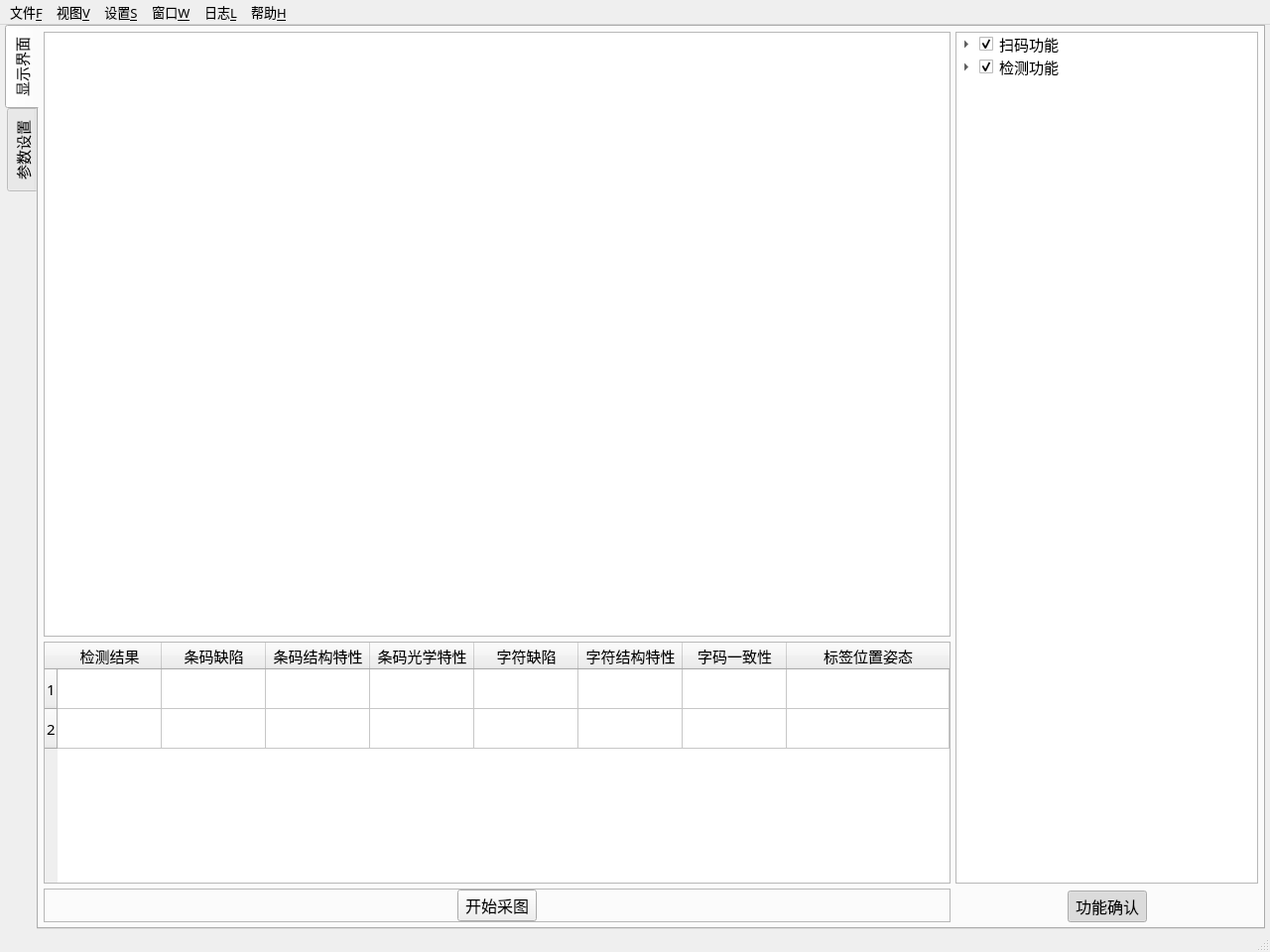
<?xml version="1.0" encoding="UTF-8"?>
<ui version="4.0">
 <class>MainWindow</class>
 <widget class="QMainWindow" name="MainWindow">
  <property name="geometry">
   <rect>
    <x>0</x>
    <y>0</y>
    <width>1280</width>
    <height>960</height>
   </rect>
  </property>
  <property name="font">
   <font>
    <family>Adobe Heiti Std</family>
    <pointsize>10</pointsize>
    <weight>50</weight>
    <bold>false</bold>
   </font>
  </property>
  <property name="windowTitle">
   <string>智能相机</string>
  </property>
  <property name="windowIcon">
   <iconset resource="icons/Rose.qrc">
    <normaloff>:/Rose/camera.svg</normaloff>:/Rose/camera.svg</iconset>
  </property>
  <property name="windowOpacity">
   <double>1.000000000000000</double>
  </property>
  <property name="iconSize">
   <size>
    <width>20</width>
    <height>20</height>
   </size>
  </property>
  <widget class="QWidget" name="centralwidget">
   <property name="font">
    <font>
     <family>Adobe 黑体 Std R</family>
     <pointsize>12</pointsize>
     <weight>50</weight>
     <bold>false</bold>
    </font>
   </property>
   <layout class="QGridLayout" name="gridLayout">
    <property name="leftMargin">
     <number>5</number>
    </property>
    <property name="topMargin">
     <number>0</number>
    </property>
    <property name="rightMargin">
     <number>5</number>
    </property>
    <property name="bottomMargin">
     <number>0</number>
    </property>
    <property name="spacing">
     <number>0</number>
    </property>
    <item row="0" column="0">
     <widget class="QTabWidget" name="tabWidget">
      <property name="sizePolicy">
       <sizepolicy hsizetype="Preferred" vsizetype="Preferred">
        <horstretch>0</horstretch>
        <verstretch>0</verstretch>
       </sizepolicy>
      </property>
      <property name="font">
       <font>
        <family>Adobe 黑体 Std R</family>
        <pointsize>11</pointsize>
        <weight>50</weight>
        <bold>false</bold>
       </font>
      </property>
      <property name="tabPosition">
       <enum>QTabWidget::West</enum>
      </property>
      <property name="tabShape">
       <enum>QTabWidget::Rounded</enum>
      </property>
      <property name="currentIndex">
       <number>0</number>
      </property>
      <property name="iconSize">
       <size>
        <width>20</width>
        <height>20</height>
       </size>
      </property>
      <property name="documentMode">
       <bool>false</bool>
      </property>
      <property name="tabsClosable">
       <bool>false</bool>
      </property>
      <property name="movable">
       <bool>true</bool>
      </property>
      <property name="tabBarAutoHide">
       <bool>true</bool>
      </property>
      <widget class="QWidget" name="imageShow_table">
       <property name="font">
        <font>
         <family>Adobe 黑体 Std R</family>
         <pointsize>11</pointsize>
         <weight>50</weight>
         <bold>false</bold>
        </font>
       </property>
       <attribute name="icon">
        <iconset resource="icons/Rose.qrc">
         <normaloff>:/Rose/camera.svg</normaloff>:/Rose/camera.svg</iconset>
       </attribute>
       <attribute name="title">
        <string>显示界面</string>
       </attribute>
       <layout class="QGridLayout" name="gridLayout_2" columnstretch="3,1" columnminimumwidth="0,0">
        <property name="leftMargin">
         <number>5</number>
        </property>
        <property name="topMargin">
         <number>5</number>
        </property>
        <property name="rightMargin">
         <number>5</number>
        </property>
        <property name="bottomMargin">
         <number>5</number>
        </property>
        <property name="spacing">
         <number>5</number>
        </property>
        <item row="0" column="0">
         <layout class="QVBoxLayout" name="verticalLayout" stretch="5,2,0">
          <property name="spacing">
           <number>5</number>
          </property>
          <item>
           <widget class="QGraphicsView" name="imageInput_img"/>
          </item>
          <item>
           <widget class="QTableWidget" name="tableWidget">
            <property name="showGrid">
             <bool>true</bool>
            </property>
            <property name="sortingEnabled">
             <bool>true</bool>
            </property>
            <attribute name="horizontalHeaderVisible">
             <bool>true</bool>
            </attribute>
            <attribute name="horizontalHeaderCascadingSectionResizes">
             <bool>false</bool>
            </attribute>
            <attribute name="horizontalHeaderMinimumSectionSize">
             <number>100</number>
            </attribute>
            <attribute name="horizontalHeaderDefaultSectionSize">
             <number>105</number>
            </attribute>
            <attribute name="horizontalHeaderShowSortIndicator" stdset="0">
             <bool>false</bool>
            </attribute>
            <attribute name="horizontalHeaderStretchLastSection">
             <bool>true</bool>
            </attribute>
            <attribute name="verticalHeaderMinimumSectionSize">
             <number>30</number>
            </attribute>
            <attribute name="verticalHeaderDefaultSectionSize">
             <number>40</number>
            </attribute>
            <attribute name="verticalHeaderShowSortIndicator" stdset="0">
             <bool>true</bool>
            </attribute>
            <attribute name="verticalHeaderStretchLastSection">
             <bool>false</bool>
            </attribute>
            <row>
             <property name="text">
              <string>1</string>
             </property>
            </row>
            <row>
             <property name="text">
              <string>2</string>
             </property>
            </row>
            <column>
             <property name="text">
              <string>检测结果</string>
             </property>
            </column>
            <column>
             <property name="text">
              <string>条码缺陷</string>
             </property>
            </column>
            <column>
             <property name="text">
              <string>条码结构特性</string>
             </property>
            </column>
            <column>
             <property name="text">
              <string>条码光学特性</string>
             </property>
            </column>
            <column>
             <property name="text">
              <string>字符缺陷</string>
             </property>
            </column>
            <column>
             <property name="text">
              <string>字符结构特性</string>
             </property>
            </column>
            <column>
             <property name="text">
              <string>字码一致性</string>
             </property>
            </column>
            <column>
             <property name="text">
              <string>标签位置姿态</string>
             </property>
            </column>
           </widget>
          </item>
          <item>
           <widget class="QFrame" name="frame">
            <property name="frameShape">
             <enum>QFrame::StyledPanel</enum>
            </property>
            <property name="frameShadow">
             <enum>QFrame::Raised</enum>
            </property>
            <layout class="QHBoxLayout" name="horizontalLayout_3" stretch="0,0,0">
             <property name="spacing">
              <number>0</number>
             </property>
             <property name="leftMargin">
              <number>0</number>
             </property>
             <property name="topMargin">
              <number>0</number>
             </property>
             <property name="rightMargin">
              <number>0</number>
             </property>
             <property name="bottomMargin">
              <number>0</number>
             </property>
             <item>
              <spacer name="horizontalSpacer">
               <property name="orientation">
                <enum>Qt::Horizontal</enum>
               </property>
               <property name="sizeHint" stdset="0">
                <size>
                 <width>394</width>
                 <height>20</height>
                </size>
               </property>
              </spacer>
             </item>
             <item>
              <widget class="QPushButton" name="imageCapture">
               <property name="sizePolicy">
                <sizepolicy hsizetype="Minimum" vsizetype="Fixed">
                 <horstretch>0</horstretch>
                 <verstretch>0</verstretch>
                </sizepolicy>
               </property>
               <property name="font">
                <font>
                 <family>Adobe 黑体 Std R</family>
                 <pointsize>12</pointsize>
                 <weight>50</weight>
                 <bold>false</bold>
                </font>
               </property>
               <property name="mouseTracking">
                <bool>false</bool>
               </property>
               <property name="toolTip">
                <string>&lt;html&gt;&lt;head/&gt;&lt;body&gt;&lt;p&gt;开始采集图像 Ctrl+P&lt;/p&gt;&lt;/body&gt;&lt;/html&gt;</string>
               </property>
               <property name="statusTip">
                <string>图像采集中</string>
               </property>
               <property name="layoutDirection">
                <enum>Qt::LeftToRight</enum>
               </property>
               <property name="autoFillBackground">
                <bool>false</bool>
               </property>
               <property name="styleSheet">
                <string notr="true"/>
               </property>
               <property name="text">
                <string>开始采图</string>
               </property>
               <property name="icon">
                <iconset resource="icons/Rose.qrc">
                 <normaloff>:/Rose/start.svg</normaloff>:/Rose/start.svg</iconset>
               </property>
               <property name="shortcut">
                <string>Ctrl+P</string>
               </property>
               <property name="checkable">
                <bool>true</bool>
               </property>
               <property name="autoDefault">
                <bool>false</bool>
               </property>
               <property name="flat">
                <bool>false</bool>
               </property>
              </widget>
             </item>
             <item>
              <spacer name="horizontalSpacer_2">
               <property name="orientation">
                <enum>Qt::Horizontal</enum>
               </property>
               <property name="sizeHint" stdset="0">
                <size>
                 <width>309</width>
                 <height>20</height>
                </size>
               </property>
              </spacer>
             </item>
            </layout>
           </widget>
          </item>
         </layout>
        </item>
        <item row="0" column="1">
         <layout class="QVBoxLayout" name="verticalLayout_2">
          <property name="spacing">
           <number>7</number>
          </property>
          <item>
           <widget class="QTreeWidget" name="treeWidget">
            <property name="selectionMode">
             <enum>QAbstractItemView::ContiguousSelection</enum>
            </property>
            <property name="autoExpandDelay">
             <number>-1</number>
            </property>
            <property name="rootIsDecorated">
             <bool>true</bool>
            </property>
            <property name="uniformRowHeights">
             <bool>false</bool>
            </property>
            <property name="itemsExpandable">
             <bool>true</bool>
            </property>
            <property name="animated">
             <bool>true</bool>
            </property>
            <property name="allColumnsShowFocus">
             <bool>false</bool>
            </property>
            <property name="headerHidden">
             <bool>true</bool>
            </property>
            <attribute name="headerVisible">
             <bool>false</bool>
            </attribute>
            <attribute name="headerCascadingSectionResizes">
             <bool>false</bool>
            </attribute>
            <attribute name="headerDefaultSectionSize">
             <number>33</number>
            </attribute>
            <attribute name="headerHighlightSections">
             <bool>true</bool>
            </attribute>
            <attribute name="headerStretchLastSection">
             <bool>true</bool>
            </attribute>
            <column>
             <property name="text">
              <string>功能选项</string>
             </property>
            </column>
            <item>
             <property name="text">
              <string>扫码功能</string>
             </property>
             <property name="checkState">
              <enum>Checked</enum>
             </property>
             <item>
              <property name="text">
               <string>一维码</string>
              </property>
              <property name="checkState">
               <enum>Checked</enum>
              </property>
              <item>
               <property name="text">
                <string>商品码</string>
               </property>
               <property name="checkState">
                <enum>Checked</enum>
               </property>
               <item>
                <property name="text">
                 <string>UPC-A</string>
                </property>
                <property name="checkState">
                 <enum>Checked</enum>
                </property>
               </item>
               <item>
                <property name="text">
                 <string>UPC-E</string>
                </property>
                <property name="checkState">
                 <enum>Checked</enum>
                </property>
               </item>
               <item>
                <property name="text">
                 <string>EAN-8</string>
                </property>
                <property name="checkState">
                 <enum>Checked</enum>
                </property>
               </item>
               <item>
                <property name="text">
                 <string>EAN-13</string>
                </property>
                <property name="checkState">
                 <enum>Checked</enum>
                </property>
               </item>
               <item>
                <property name="text">
                 <string>UPC/EAN Extension 2/5</string>
                </property>
                <property name="checkState">
                 <enum>Checked</enum>
                </property>
               </item>
              </item>
              <item>
               <property name="text">
                <string>工业码</string>
               </property>
               <property name="checkState">
                <enum>Checked</enum>
               </property>
               <item>
                <property name="text">
                 <string>Code 39</string>
                </property>
                <property name="checkState">
                 <enum>Checked</enum>
                </property>
               </item>
               <item>
                <property name="text">
                 <string>Code 93</string>
                </property>
                <property name="checkState">
                 <enum>Checked</enum>
                </property>
               </item>
               <item>
                <property name="text">
                 <string>Code 128</string>
                </property>
                <property name="checkState">
                 <enum>Checked</enum>
                </property>
               </item>
               <item>
                <property name="text">
                 <string>Codebar</string>
                </property>
                <property name="checkState">
                 <enum>Checked</enum>
                </property>
               </item>
               <item>
                <property name="text">
                 <string>ITF</string>
                </property>
                <property name="checkState">
                 <enum>Checked</enum>
                </property>
               </item>
              </item>
             </item>
             <item>
              <property name="text">
               <string>二维码</string>
              </property>
              <property name="checkState">
               <enum>Checked</enum>
              </property>
              <item>
               <property name="text">
                <string>QR Code</string>
               </property>
               <property name="checkState">
                <enum>Checked</enum>
               </property>
              </item>
              <item>
               <property name="text">
                <string>Data Matrix</string>
               </property>
               <property name="checkState">
                <enum>Checked</enum>
               </property>
              </item>
              <item>
               <property name="text">
                <string>Aztec</string>
               </property>
               <property name="checkState">
                <enum>Checked</enum>
               </property>
              </item>
              <item>
               <property name="text">
                <string>PDF 417</string>
               </property>
               <property name="checkState">
                <enum>Checked</enum>
               </property>
              </item>
              <item>
               <property name="text">
                <string>MaxiCode</string>
               </property>
               <property name="checkState">
                <enum>Checked</enum>
               </property>
              </item>
              <item>
               <property name="text">
                <string>RSS-14</string>
               </property>
               <property name="checkState">
                <enum>Checked</enum>
               </property>
              </item>
              <item>
               <property name="text">
                <string>RSS-Expanded</string>
               </property>
               <property name="checkState">
                <enum>Checked</enum>
               </property>
              </item>
             </item>
            </item>
            <item>
             <property name="text">
              <string>检测功能</string>
             </property>
             <property name="checkState">
              <enum>Checked</enum>
             </property>
             <item>
              <property name="text">
               <string>条码检测</string>
              </property>
              <property name="checkState">
               <enum>Checked</enum>
              </property>
              <item>
               <property name="text">
                <string>条码缺陷</string>
               </property>
               <property name="checkState">
                <enum>Checked</enum>
               </property>
              </item>
              <item>
               <property name="text">
                <string>条码结构特性</string>
               </property>
               <property name="checkState">
                <enum>Checked</enum>
               </property>
              </item>
              <item>
               <property name="text">
                <string>条码光学特性</string>
               </property>
               <property name="checkState">
                <enum>Checked</enum>
               </property>
              </item>
              <item>
               <property name="text">
                <string>标签位置姿态</string>
               </property>
               <property name="checkState">
                <enum>Checked</enum>
               </property>
              </item>
             </item>
             <item>
              <property name="text">
               <string>字符检测</string>
              </property>
              <property name="checkState">
               <enum>Checked</enum>
              </property>
              <item>
               <property name="text">
                <string>字符缺陷</string>
               </property>
               <property name="checkState">
                <enum>Checked</enum>
               </property>
              </item>
              <item>
               <property name="text">
                <string>字码一致性</string>
               </property>
               <property name="checkState">
                <enum>Checked</enum>
               </property>
              </item>
              <item>
               <property name="text">
                <string>字符结构特性</string>
               </property>
               <property name="checkState">
                <enum>Checked</enum>
               </property>
              </item>
             </item>
            </item>
           </widget>
          </item>
          <item>
           <widget class="QFrame" name="frame_2">
            <layout class="QHBoxLayout" name="horizontalLayout_4">
             <property name="spacing">
              <number>0</number>
             </property>
             <property name="leftMargin">
              <number>0</number>
             </property>
             <property name="topMargin">
              <number>0</number>
             </property>
             <property name="rightMargin">
              <number>0</number>
             </property>
             <property name="bottomMargin">
              <number>0</number>
             </property>
             <item>
              <spacer name="horizontalSpacer_3">
               <property name="orientation">
                <enum>Qt::Horizontal</enum>
               </property>
               <property name="sizeHint" stdset="0">
                <size>
                 <width>40</width>
                 <height>20</height>
                </size>
               </property>
              </spacer>
             </item>
             <item>
              <widget class="QPushButton" name="pushButton">
               <property name="font">
                <font>
                 <family>Adobe 黑体 Std R</family>
                 <pointsize>12</pointsize>
                 <weight>50</weight>
                 <bold>false</bold>
                </font>
               </property>
               <property name="text">
                <string>功能确认</string>
               </property>
               <property name="checkable">
                <bool>true</bool>
               </property>
               <property name="checked">
                <bool>true</bool>
               </property>
              </widget>
             </item>
             <item>
              <spacer name="horizontalSpacer_4">
               <property name="orientation">
                <enum>Qt::Horizontal</enum>
               </property>
               <property name="sizeHint" stdset="0">
                <size>
                 <width>40</width>
                 <height>20</height>
                </size>
               </property>
              </spacer>
             </item>
            </layout>
           </widget>
          </item>
         </layout>
        </item>
       </layout>
      </widget>
      <widget class="QWidget" name="parameter_table">
       <property name="font">
        <font>
         <family>Adobe 黑体 Std R</family>
         <pointsize>12</pointsize>
         <weight>50</weight>
         <bold>false</bold>
        </font>
       </property>
       <attribute name="icon">
        <iconset resource="icons/Rose.qrc">
         <normaloff>:/Rose/save.svg</normaloff>:/Rose/save.svg</iconset>
       </attribute>
       <attribute name="title">
        <string>参数设置</string>
       </attribute>
       <layout class="QGridLayout" name="gridLayout_3">
        <property name="leftMargin">
         <number>0</number>
        </property>
        <property name="topMargin">
         <number>0</number>
        </property>
        <property name="rightMargin">
         <number>0</number>
        </property>
        <property name="bottomMargin">
         <number>0</number>
        </property>
        <property name="spacing">
         <number>0</number>
        </property>
        <item row="0" column="0">
         <widget class="QScrollArea" name="scrollArea">
          <property name="font">
           <font>
            <family>Adobe 黑体 Std R</family>
            <pointsize>12</pointsize>
            <weight>50</weight>
            <bold>false</bold>
           </font>
          </property>
          <property name="autoFillBackground">
           <bool>false</bool>
          </property>
          <property name="styleSheet">
           <string notr="true">background-color:transparent;</string>
          </property>
          <property name="frameShape">
           <enum>QFrame::NoFrame</enum>
          </property>
          <property name="frameShadow">
           <enum>QFrame::Plain</enum>
          </property>
          <property name="lineWidth">
           <number>0</number>
          </property>
          <property name="verticalScrollBarPolicy">
           <enum>Qt::ScrollBarAlwaysOn</enum>
          </property>
          <property name="horizontalScrollBarPolicy">
           <enum>Qt::ScrollBarAlwaysOn</enum>
          </property>
          <property name="widgetResizable">
           <bool>true</bool>
          </property>
          <widget class="QWidget" name="scrollAreaWidgetContents">
           <property name="geometry">
            <rect>
             <x>0</x>
             <y>0</y>
             <width>1224</width>
             <height>904</height>
            </rect>
           </property>
           <property name="font">
            <font>
             <family>Adobe 黑体 Std R</family>
             <pointsize>11</pointsize>
             <weight>50</weight>
             <bold>false</bold>
            </font>
           </property>
           <layout class="QGridLayout" name="gridLayout_4">
            <property name="leftMargin">
             <number>5</number>
            </property>
            <property name="topMargin">
             <number>5</number>
            </property>
            <property name="rightMargin">
             <number>0</number>
            </property>
            <property name="bottomMargin">
             <number>0</number>
            </property>
            <property name="spacing">
             <number>0</number>
            </property>
            <item row="0" column="0">
             <widget class="QToolBox" name="toolBox">
              <property name="font">
               <font>
                <family>Adobe 黑体 Std R</family>
                <pointsize>12</pointsize>
                <weight>50</weight>
                <bold>false</bold>
               </font>
              </property>
              <property name="currentIndex">
               <number>0</number>
              </property>
              <property name="tabSpacing">
               <number>5</number>
              </property>
              <widget class="QWidget" name="codesacn_para">
               <property name="geometry">
                <rect>
                 <x>0</x>
                 <y>0</y>
                 <width>1219</width>
                 <height>841</height>
                </rect>
               </property>
               <property name="font">
                <font>
                 <family>Adobe 黑体 Std R</family>
                 <pointsize>12</pointsize>
                 <weight>50</weight>
                 <bold>false</bold>
                </font>
               </property>
               <attribute name="label">
                <string>扫码参数</string>
               </attribute>
               <layout class="QGridLayout" name="gridLayout_5">
                <property name="leftMargin">
                 <number>0</number>
                </property>
                <property name="topMargin">
                 <number>0</number>
                </property>
                <property name="rightMargin">
                 <number>0</number>
                </property>
                <property name="bottomMargin">
                 <number>0</number>
                </property>
                <property name="spacing">
                 <number>0</number>
                </property>
                <item row="0" column="0">
                 <widget class="QScrollArea" name="scrollArea_2">
                  <property name="font">
                   <font>
                    <family>Adobe 黑体 Std R</family>
                    <pointsize>12</pointsize>
                    <weight>50</weight>
                    <bold>false</bold>
                   </font>
                  </property>
                  <property name="frameShape">
                   <enum>QFrame::Box</enum>
                  </property>
                  <property name="frameShadow">
                   <enum>QFrame::Plain</enum>
                  </property>
                  <property name="verticalScrollBarPolicy">
                   <enum>Qt::ScrollBarAlwaysOn</enum>
                  </property>
                  <property name="horizontalScrollBarPolicy">
                   <enum>Qt::ScrollBarAlwaysOn</enum>
                  </property>
                  <property name="widgetResizable">
                   <bool>true</bool>
                  </property>
                  <widget class="QWidget" name="scrollAreaWidgetContents_2">
                   <property name="geometry">
                    <rect>
                     <x>0</x>
                     <y>0</y>
                     <width>1204</width>
                     <height>826</height>
                    </rect>
                   </property>
                   <property name="font">
                    <font>
                     <family>Adobe 黑体 Std R</family>
                     <pointsize>12</pointsize>
                     <weight>50</weight>
                     <bold>false</bold>
                    </font>
                   </property>
                  </widget>
                 </widget>
                </item>
               </layout>
              </widget>
              <widget class="QWidget" name="detect_para">
               <property name="geometry">
                <rect>
                 <x>0</x>
                 <y>0</y>
                 <width>87</width>
                 <height>59</height>
                </rect>
               </property>
               <property name="font">
                <font>
                 <family>Adobe 黑体 Std R</family>
                 <pointsize>12</pointsize>
                 <weight>50</weight>
                 <bold>false</bold>
                </font>
               </property>
               <attribute name="label">
                <string>检测参数</string>
               </attribute>
               <layout class="QGridLayout" name="gridLayout_6">
                <property name="leftMargin">
                 <number>0</number>
                </property>
                <property name="topMargin">
                 <number>0</number>
                </property>
                <property name="rightMargin">
                 <number>0</number>
                </property>
                <property name="bottomMargin">
                 <number>0</number>
                </property>
                <property name="spacing">
                 <number>0</number>
                </property>
                <item row="0" column="0">
                 <widget class="QScrollArea" name="scrollArea_3">
                  <property name="font">
                   <font>
                    <family>Adobe 黑体 Std R</family>
                    <pointsize>12</pointsize>
                    <weight>50</weight>
                    <bold>false</bold>
                   </font>
                  </property>
                  <property name="frameShape">
                   <enum>QFrame::Box</enum>
                  </property>
                  <property name="frameShadow">
                   <enum>QFrame::Plain</enum>
                  </property>
                  <property name="verticalScrollBarPolicy">
                   <enum>Qt::ScrollBarAlwaysOn</enum>
                  </property>
                  <property name="horizontalScrollBarPolicy">
                   <enum>Qt::ScrollBarAlwaysOn</enum>
                  </property>
                  <property name="widgetResizable">
                   <bool>true</bool>
                  </property>
                  <widget class="QWidget" name="scrollAreaWidgetContents_3">
                   <property name="geometry">
                    <rect>
                     <x>0</x>
                     <y>0</y>
                     <width>72</width>
                     <height>44</height>
                    </rect>
                   </property>
                   <property name="font">
                    <font>
                     <family>Adobe 黑体 Std R</family>
                     <pointsize>12</pointsize>
                     <weight>50</weight>
                     <bold>false</bold>
                    </font>
                   </property>
                  </widget>
                 </widget>
                </item>
               </layout>
              </widget>
             </widget>
            </item>
           </layout>
          </widget>
         </widget>
        </item>
       </layout>
      </widget>
     </widget>
    </item>
   </layout>
  </widget>
  <widget class="QMenuBar" name="menubar">
   <property name="geometry">
    <rect>
     <x>0</x>
     <y>0</y>
     <width>1280</width>
     <height>19</height>
    </rect>
   </property>
   <property name="font">
    <font>
     <family>Adobe 黑体 Std R</family>
     <pointsize>10</pointsize>
     <weight>50</weight>
     <bold>false</bold>
    </font>
   </property>
   <widget class="QMenu" name="file">
    <property name="geometry">
     <rect>
      <x>265</x>
      <y>111</y>
      <width>119</width>
      <height>91</height>
     </rect>
    </property>
    <property name="title">
     <string>文件&amp;F</string>
    </property>
    <addaction name="open"/>
    <addaction name="save"/>
    <addaction name="saveAs"/>
   </widget>
   <widget class="QMenu" name="log">
    <property name="title">
     <string>日志&amp;L</string>
    </property>
    <addaction name="showLog"/>
    <addaction name="logLocation"/>
   </widget>
   <widget class="QMenu" name="help">
    <property name="title">
     <string>帮助&amp;H</string>
    </property>
    <addaction name="tutorials"/>
    <addaction name="separator"/>
    <addaction name="about"/>
   </widget>
   <widget class="QMenu" name="view">
    <property name="title">
     <string>视图&amp;V</string>
    </property>
    <addaction name="function"/>
   </widget>
   <widget class="QMenu" name="setting">
    <property name="title">
     <string>设置&amp;S</string>
    </property>
    <addaction name="actionzhuto"/>
    <addaction name="actionziti"/>
   </widget>
   <widget class="QMenu" name="window">
    <property name="title">
     <string>窗口&amp;W</string>
    </property>
    <addaction name="minimize"/>
   </widget>
   <addaction name="file"/>
   <addaction name="view"/>
   <addaction name="setting"/>
   <addaction name="window"/>
   <addaction name="log"/>
   <addaction name="help"/>
  </widget>
  <widget class="QStatusBar" name="statusbar">
   <property name="font">
    <font>
     <family>Adobe 黑体 Std R</family>
     <pointsize>10</pointsize>
     <weight>50</weight>
     <bold>false</bold>
    </font>
   </property>
  </widget>
  <action name="tutorials">
   <property name="text">
    <string>教程&amp;T</string>
   </property>
  </action>
  <action name="about">
   <property name="text">
    <string>关于&amp;A</string>
   </property>
  </action>
  <action name="showLog">
   <property name="text">
    <string>查看当前日志&amp;E</string>
   </property>
  </action>
  <action name="open">
   <property name="text">
    <string>打开&amp;O</string>
   </property>
   <property name="shortcut">
    <string>Ctrl+O</string>
   </property>
  </action>
  <action name="save">
   <property name="text">
    <string>保存&amp;S</string>
   </property>
   <property name="shortcut">
    <string>Ctrl+S</string>
   </property>
  </action>
  <action name="saveAs">
   <property name="text">
    <string>另存为&amp;S&amp;A</string>
   </property>
   <property name="shortcut">
    <string>Ctrl+S, Ctrl+A</string>
   </property>
  </action>
  <action name="logLocation">
   <property name="text">
    <string>打开日志所在位置&amp;O</string>
   </property>
  </action>
  <action name="minimize">
   <property name="text">
    <string>最小化&amp;M</string>
   </property>
   <property name="shortcut">
    <string>Ctrl+M</string>
   </property>
  </action>
  <action name="function">
   <property name="checkable">
    <bool>true</bool>
   </property>
   <property name="checked">
    <bool>true</bool>
   </property>
   <property name="text">
    <string>功能&amp;F</string>
   </property>
  </action>
  <action name="actionzhuto">
   <property name="text">
    <string>主题&amp;T</string>
   </property>
  </action>
  <action name="actionziti">
   <property name="text">
    <string>字体&amp;F</string>
   </property>
  </action>
 </widget>
 <tabstops>
  <tabstop>tabWidget</tabstop>
  <tabstop>imageCapture</tabstop>
  <tabstop>imageInput_img</tabstop>
 </tabstops>
 <resources>
  <include location="icons/Rose.qrc"/>
  <include location="icons/Blue.qrc"/>
 </resources>
 <connections>
  <connection>
   <sender>imageCapture</sender>
   <signal>clicked()</signal>
   <receiver>imageInput_img</receiver>
   <slot>show()</slot>
   <hints>
    <hint type="sourcelabel">
     <x>496</x>
     <y>913</y>
    </hint>
    <hint type="destinationlabel">
     <x>496</x>
     <y>351</y>
    </hint>
   </hints>
  </connection>
 </connections>
</ui>
